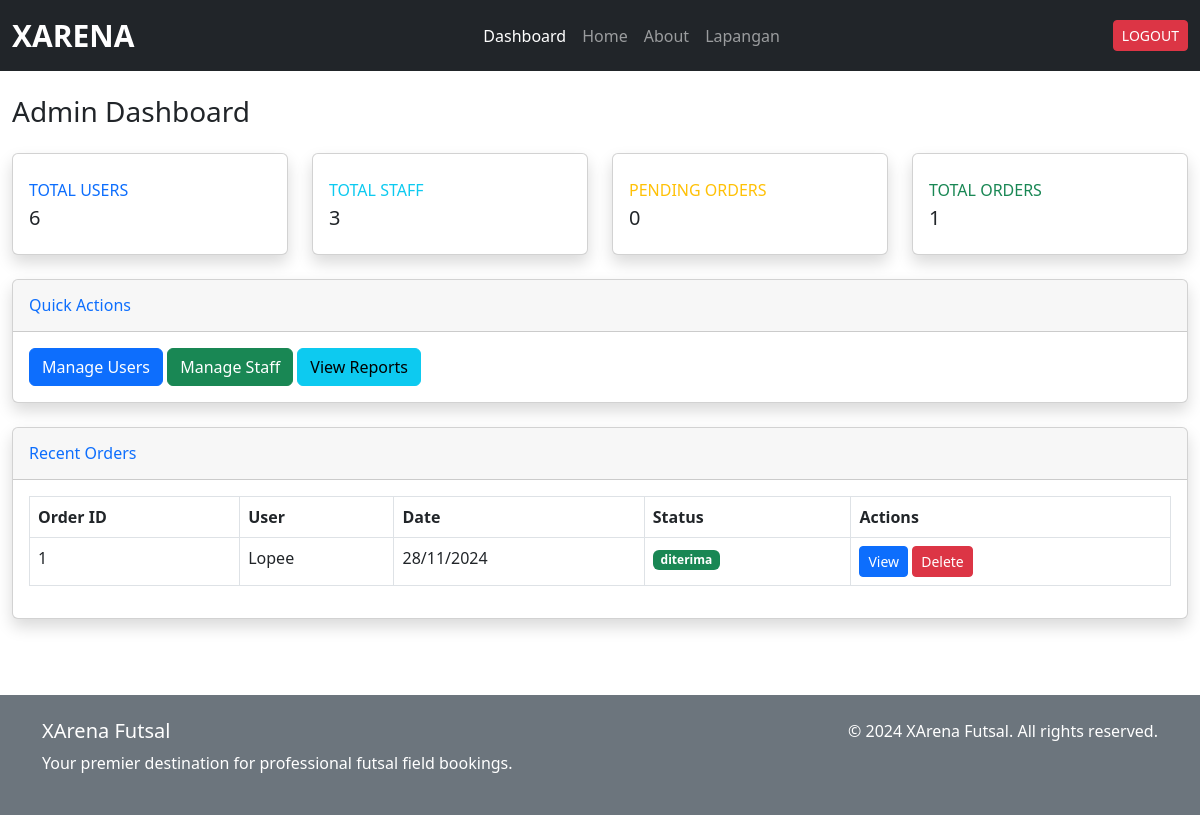
Before: /adm/dashboard/ (signed in) with the older database file.
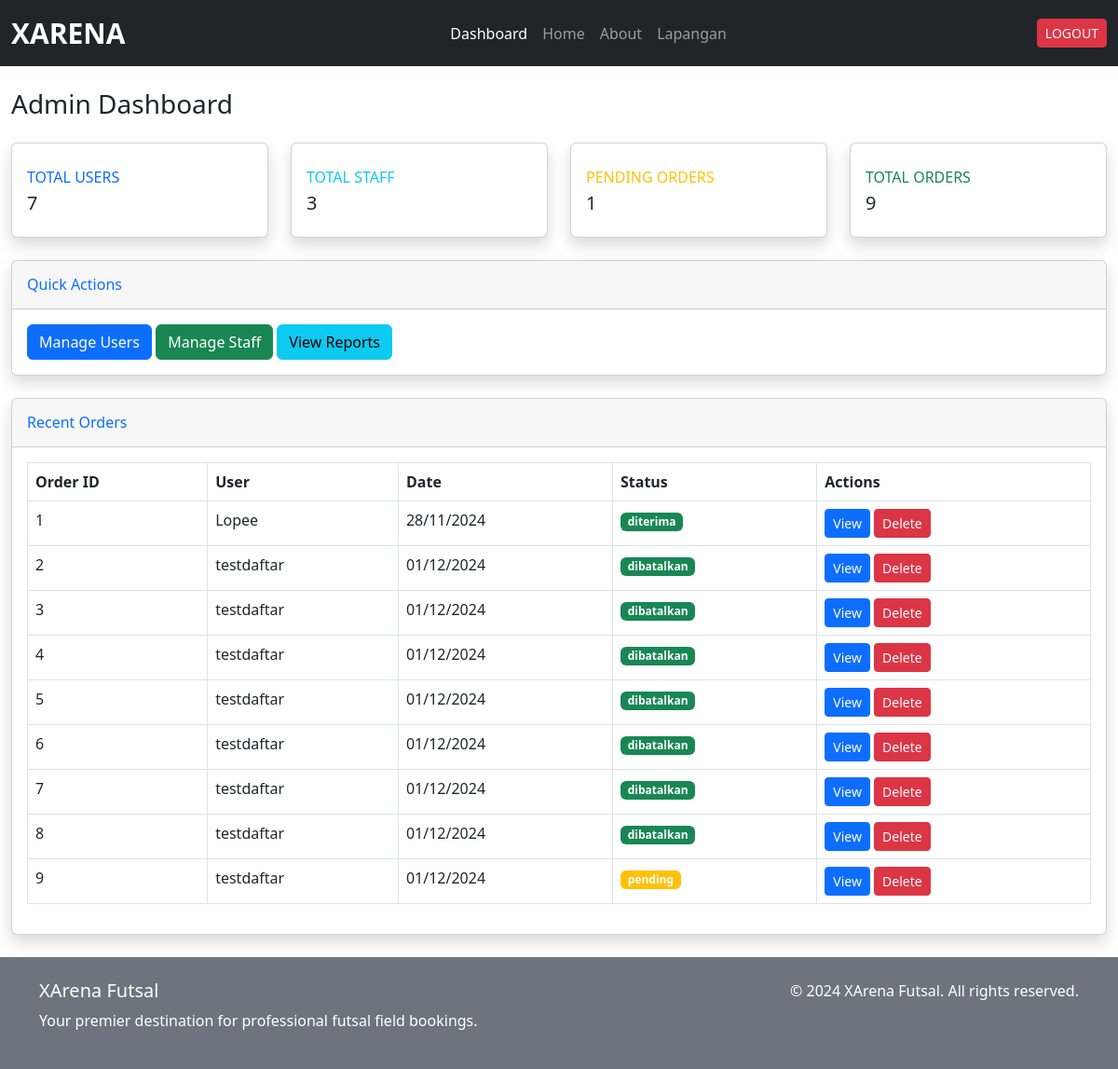
After: the same page with the newer database file.
### xarena_app/models.py (models this page shows, shortened)
class Pemesanan(models.Model):
    user = models.ForeignKey(
        settings.AUTH_USER_MODEL,
        on_delete=models.CASCADE,
        related_name='pemesanan_user',
        help_text="User yang melakukan pemesanan"
    )
    staff = models.ForeignKey(
        settings.AUTH_USER_MODEL,
        on_delete=models.CASCADE,
        null=True,
        blank=True,
        related_name='pemesanan_staff',
        help_text="Staff yang memproses pemesanan"
    )
    jadwal = models.ForeignKey(Jadwal, on_delete=models.CASCADE, help_text="Jadwal pemesanan")
    metode_pembayaran = models.CharField(max_length=20, choices=(
        ('transfer', 'Transfer Bank'),
        ('cash', 'Cash'),
    ), default='transfer')
    status = models.CharField(max_length=20, choices=(
        ('pending', 'Pending'),
        ('diterima', 'Diterima'),
        ('selesai', 'Selesai'),
        ('dibatalkan', 'Dibatalkan'),
    ), default='pending')
    created_at = models.DateTimeField(auto_now_add=True)
    updated_at = models.DateTimeField(auto_now=True)

class CustomUser(AbstractUser):
    bio = models.TextField(max_length=500, blank=True, null=True)

### xarena_app/views.py (the view)
# urls.py: path('adm/dashboard/', views.dashboard_admin, name='dashboard_admin'),
@login_required
def dashboard_admin(request):
    if not request.user.is_superuser:
        raise PermissionDenied
    pemesanan = Pemesanan.objects.all()
    total_pemesanan = pemesanan.count()
    pending_pemesanan = pemesanan.filter(status='pending').count()
    completed_pemesanan = pemesanan.filter(status='selesai').count()
    total_users = CustomUser.objects.count()
    total_staff = CustomUser.objects.filter(is_staff=True).count()
    context = {
        'pemesanan': pemesanan,
        'total_pemesanan': total_pemesanan,
        'pending_pemesanan': pending_pemesanan,
        'completed_pemesanan': completed_pemesanan,
        'total_users': total_users,
        'total_staff': total_staff,
    }
    return render(request, 'admin/dashboard_admin.html', context)

### templates/admin/dashboard_admin.html (shortened to what the changed rows need)
{% extends '../base.html' %} {% load static %} {% block content %}
<div class="container-fluid mt-4">
  <div class="d-sm-flex align-items-center justify-content-between mb-4">
    <h1 class="h3 mb-0 text-gray-800">Admin Dashboard</h1>
  </div>
  <div class="row">
    <div class="col-xl-3 col-md-6 mb-4">
      <div class="card border-left-primary shadow h-100 py-2">
        <div class="card-body">
          <div class="row no-gutters align-items-center">
            <div class="col mr-2">
              <div
                class="text-xs font-weight-bold text-primary text-uppercase mb-1"
              >
                Total Users
              </div>
              <div class="h5 mb-0 font-weight-bold text-gray-800">
                {{ total_users }}
              </div>
            </div>
          </div>
        </div>
      </div>
    </div>
    <div class="col-xl-3 col-md-6 mb-4">
      <div class="card border-left-warning shadow h-100 py-2">
        <div class="card-body">
          <div class="row no-gutters align-items-center">
            <div class="col mr-2">
              <div
                class="text-xs font-weight-bold text-warning text-uppercase mb-1"
              >
                Pending Orders
              </div>
              <div class="h5 mb-0 font-weight-bold text-gray-800">
                {{ pending_pemesanan }}
              </div>
            </div>
          </div>
        </div>
      </div>
    </div>
    <div class="col-xl-3 col-md-6 mb-4">
      <div class="card border-left-success shadow h-100 py-2">
        <div class="card-body">
          <div class="row no-gutters align-items-center">
            <div class="col mr-2">
              <div
                class="text-xs font-weight-bold text-success text-uppercase mb-1"
              >
                Total Orders
              </div>
              <div class="h5 mb-0 font-weight-bold text-gray-800">
                {{ total_pemesanan }}
              </div>
            </div>
          </div>
        </div>
      </div>
    </div>
  </div>
  <div class="card shadow mb-4">
    <div class="card-body">
      <div class="table-responsive">
        <table class="table table-bordered" width="100%" cellspacing="0">
          <thead>
            <tr>
              <th>Order ID</th>
              <th>User</th>
              <th>Date</th>
              <th>Status</th>
              <th>Actions</th>
            </tr>
          </thead>
          <tbody>
            {% for item in pemesanan %}
            <tr>
              <td>{{ item.id }}</td>
              <td>{{ item.user.username }}</td>
              <td>{{ item.created_at|date:"d/m/Y" }}</td>
              <td>
                <span
                  class="badge {% if item.status == 'pending' %}bg-warning{% else %}bg-success{% endif %}"
                >
                  {{ item.status }}
                </span>
              </td>
              <td>
                <a href="#" class="btn btn-primary btn-sm">View</a>
                <a href="#" class="btn btn-danger btn-sm">Delete</a>
              </td>
            </tr>
            {% endfor %}
          </tbody>
        </table>
      </div>
    </div>
  </div>
</div>
{% endblock %}

Changed rows visible on the page:
added Pemesanan: id "2", user.username "testdaftar", created_at "01/12/2024", status "dibatalkan"
added Pemesanan: id "3", user.username "testdaftar", created_at "01/12/2024", status "dibatalkan"
added Pemesanan: id "4", user.username "testdaftar", created_at "01/12/2024", status "dibatalkan"
added Pemesanan: id "5", user.username "testdaftar", created_at "01/12/2024", status "dibatalkan"
added Pemesanan: id "6", user.username "testdaftar", created_at "01/12/2024", status "dibatalkan"
added Pemesanan: id "7", user.username "testdaftar", created_at "01/12/2024", status "dibatalkan"
added Pemesanan: id "8", user.username "testdaftar", created_at "01/12/2024", status "dibatalkan"
added Pemesanan: id "9", user.username "testdaftar", created_at "01/12/2024", status "pending"
Other visible differences:
{{ total_users }}: "6" → "7"
{{ pending_pemesanan }}: "0" → "1"
{{ total_pemesanan }}: "1" → "9"
